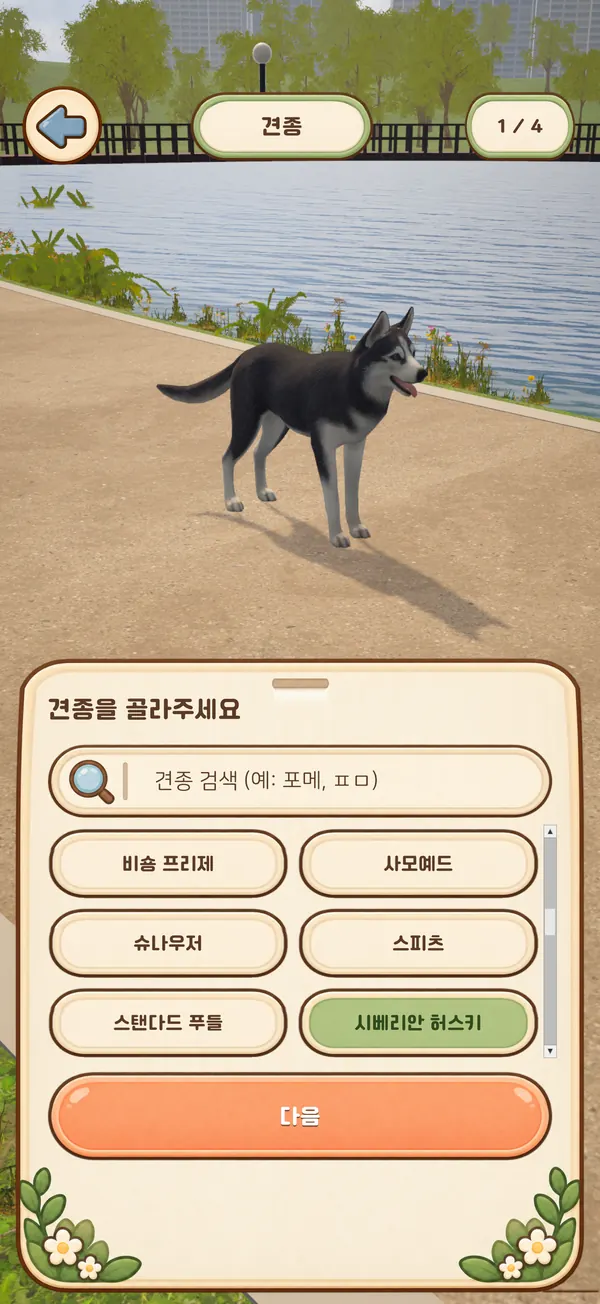
#> input picture assets/img/make/step1.webp, 600 x 1304 px, given in place of 2.tiff, which was not available
$ python site_photos_1106.py
#> lines starting #> are read from the running program, lines starting #| are printed output that depends on the picture; after the words box and inside, x2 and y2 are one past the last pixel; in counts of white or black regions, pixels touching at a corner belong together
# 11/6 사이트 개편 사진 만들기: _원본사진_1106/(바탕화면에서 옮긴 원본) → assets/img/
# 실행: ~/everpaw/Tools/py -I 초안메모/site_tools/site_photos_1106.py
# 게임 화면의 '개발' 표시와 'Development Build' 글씨는 바로 옆 배경으로 덮어요.
import os
from PIL import Image, ImageFilter, ImageDraw
os.chdir(os.path.expanduser('~/shallwedog-site'))
SRC = '_원본사진_1106/'
OUT = 'assets/img/'
os.makedirs(OUT + 'make', exist_ok=True)
os.makedirs(OUT + 'screens', exist_ok=True)


def patch(im, box, dx, dy, feather=6):
    """box 자리를 (dx, dy)만큼 떨어진 곳의 그림으로 덮어요 (가장자리는 부드럽게)."""
    x0, y0, x1, y1 = box
    src = im.crop((x0 + dx, y0 + dy, x1 + dx, y1 + dy))
    m = Image.new('L', src.size, 0)
    ImageDraw.Draw(m).rectangle((feather, feather, src.width - feather, src.height - feather), fill=255)
    im.paste(src, (x0, y0), m.filter(ImageFilter.GaussianBlur(feather / 2)))


def clean(name, pill=True):
    im = Image.open(SRC + name).convert('RGB')
    w, h = im.size
    if pill:
        patch(im, (36, 370, 210, 462), 0, 96)
    patch(im, (w - 130, h - 34, w, h), -140, 0, 4)
    return im


def save(im, path, width, q=78):
    if im.width > width:
        im = im.resize((width, round(im.height * width / im.width)), Image.LANCZOS)
    im.save(OUT + path, quality=q, method=6)
    print(path, im.size, os.path.getsize(OUT + path) // 1024, 'KB')


# 만들기 4단계 (2 견종 · 3 체형 · 4 털 색 · 5 눈 색 · 이름)
for i, n in enumerate(['2.tiff', '3.tiff', '4.tiff', '5.tiff'], 1):
    save(clean(n), f'make/step{i}.webp', 600)
#> in clean, im is the input picture: PIL image 600x1304 RGB; mean R, G, B 193.9, 177.7, 150.8
#> in patch, `src = im.crop((x0 + dx, y0 + dy, x1 + dx, y1 + dy))`:
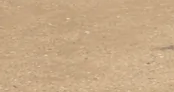
#> src: PIL image 174x92 RGB; mean R, G, B 199, 169.1, 134
#> in patch, `m = Image.new('L', src.size, 0)`: m: PIL image 174x92 L; every value is 0
#> in patch, `ImageDraw.Draw(m).rectangle((feather, feather, src.width - feather, sr..`:
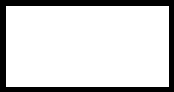
#> m: PIL image 174x92 L; 82.5% white; 1 black region, box (x1, y1, x2, y2) and area: (0, 0, 174, 92) 2805
#> call 2 of patch, with box = (470, 1270, 600, 1304), dx = -140, dy = 0, feather = 4
#> in patch (call 2), `src = im.crop((x0 + dx, y0 + dy, x1 + dx, y1 + dy))`:
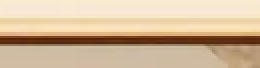
#> src: PIL image 130x34 RGB (shown 2 times larger); mean R, G, B 210.2, 185.2, 154.4
#> in patch (call 2), `m = Image.new('L', src.size, 0)`: m: PIL image 130x34 L; every value is 0
#> in patch (call 2), `ImageDraw.Draw(m).rectangle((feather, feather, src.width - feather, sr..`:
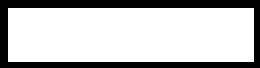
#> m: PIL image 130x34 L (shown 2 times larger); 75.1% white; 1 black region, box (x1, y1, x2, y2) and area: (0, 0, 130, 34) 1099
#| make/step1.webp (600, 1304) 64 KB
#> pass 2 of the loop `for i, n in enumerate(['2.tiff', '3.tiff', '4.tiff', '5.tiff'], 1):`:
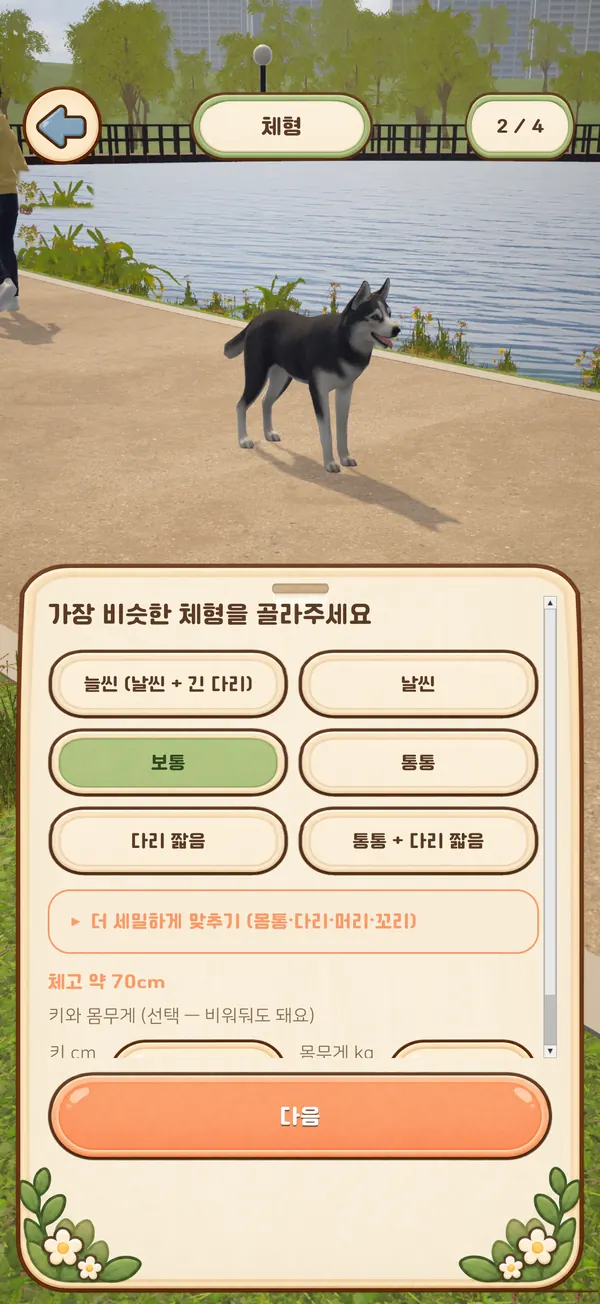
#> input picture assets/img/make/step2.webp, 600 x 1304 px, given in place of 3.tiff, which was not available
#> in clean, im is the input picture: PIL image 600x1304 RGB; mean R, G, B 198.3, 182.8, 155.1
#> in patch (call 3), `src = im.crop((x0 + dx, y0 + dy, x1 + dx, y1 + dy))`:
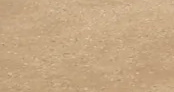
#> src: PIL image 174x92 RGB; mean R, G, B 197.8, 167.3, 132.3
#> in patch (call 4), `src = im.crop((x0 + dx, y0 + dy, x1 + dx, y1 + dy))`:
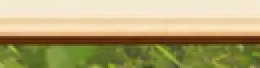
#> src: PIL image 130x34 RGB (shown 2 times larger); mean R, G, B 178.2, 165.9, 117
#| make/step2.webp (600, 1304) 63 KB
#> (the run stopped early here; a loop or call above may not have finished)
